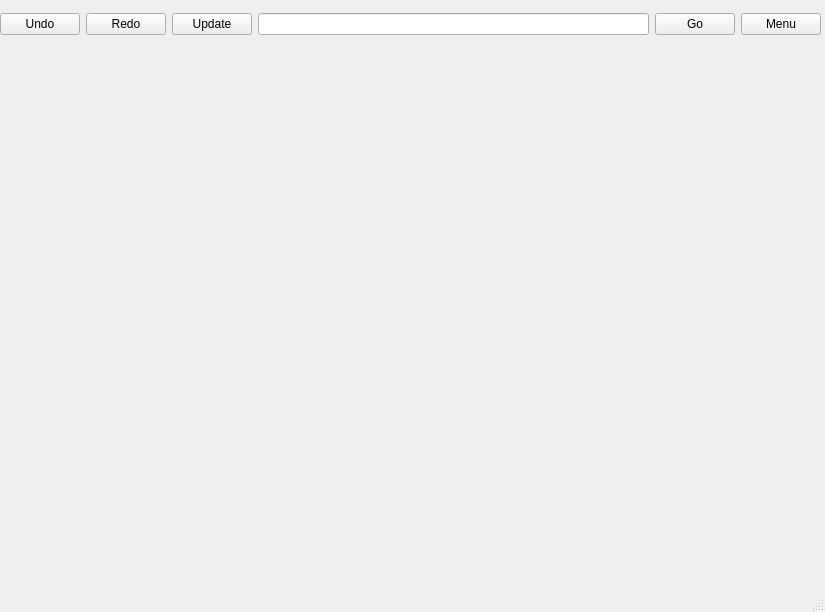
<?xml version="1.0" encoding="UTF-8"?>
<ui version="4.0">
 <class>win</class>
 <widget class="QMainWindow" name="win">
  <property name="geometry">
   <rect>
    <x>0</x>
    <y>0</y>
    <width>825</width>
    <height>612</height>
   </rect>
  </property>
  <property name="windowTitle">
   <string>WhiteNet</string>
  </property>
  <widget class="QWidget" name="centralwidget">
   <widget class="QWidget" name="verticalLayoutWidget">
    <property name="geometry">
     <rect>
      <x>0</x>
      <y>-1</y>
      <width>821</width>
      <height>51</height>
     </rect>
    </property>
    <layout class="QVBoxLayout" name="main">
     <item>
      <layout class="QHBoxLayout" name="top">
       <item>
        <widget class="QPushButton" name="undo">
         <property name="text">
          <string>Undo</string>
         </property>
        </widget>
       </item>
       <item>
        <widget class="QPushButton" name="redo">
         <property name="text">
          <string>Redo</string>
         </property>
        </widget>
       </item>
       <item>
        <widget class="QPushButton" name="update">
         <property name="text">
          <string>Update</string>
         </property>
        </widget>
       </item>
       <item>
        <widget class="QLineEdit" name="ur"/>
       </item>
       <item>
        <widget class="QPushButton" name="gob">
         <property name="text">
          <string>Go</string>
         </property>
        </widget>
       </item>
       <item>
        <widget class="QPushButton" name="settings">
         <property name="text">
          <string>Menu</string>
         </property>
        </widget>
       </item>
      </layout>
     </item>
    </layout>
   </widget>
  </widget>
  <widget class="QStatusBar" name="statusbar"/>
 </widget>
 <resources/>
 <connections/>
</ui>
